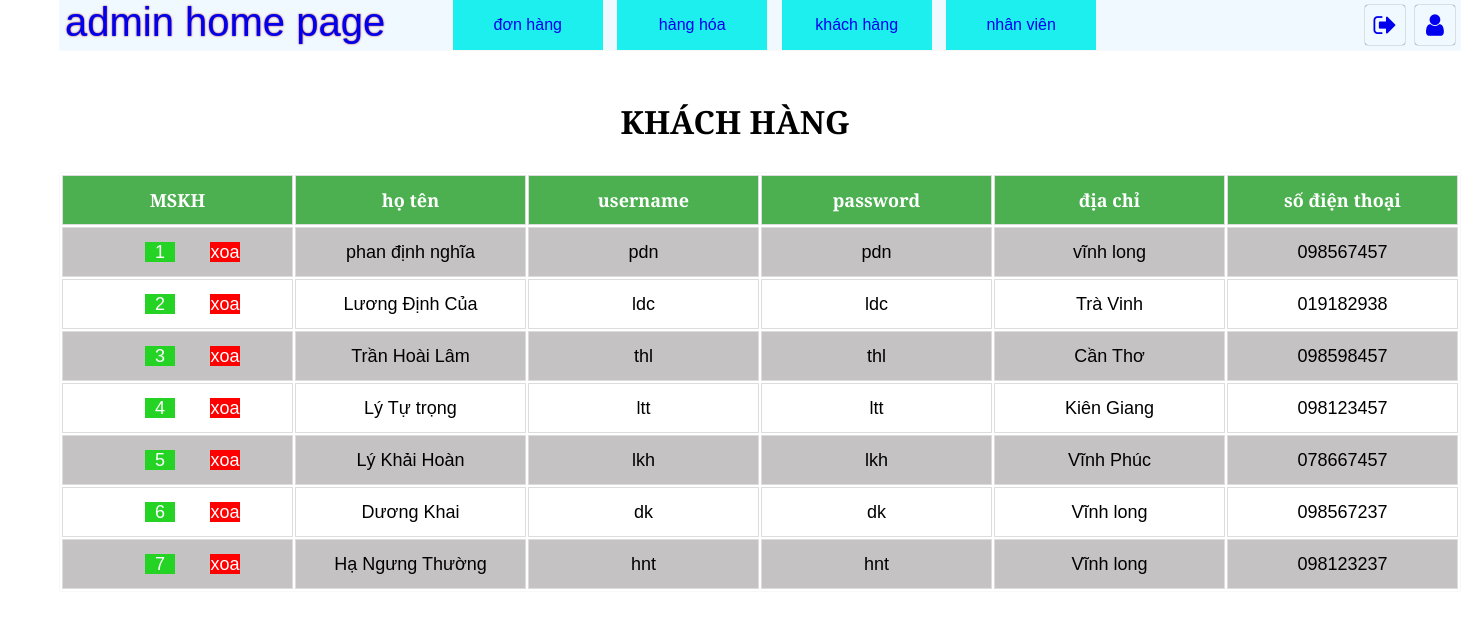
The page /admin/khachhang.php on the database as committed earlier.
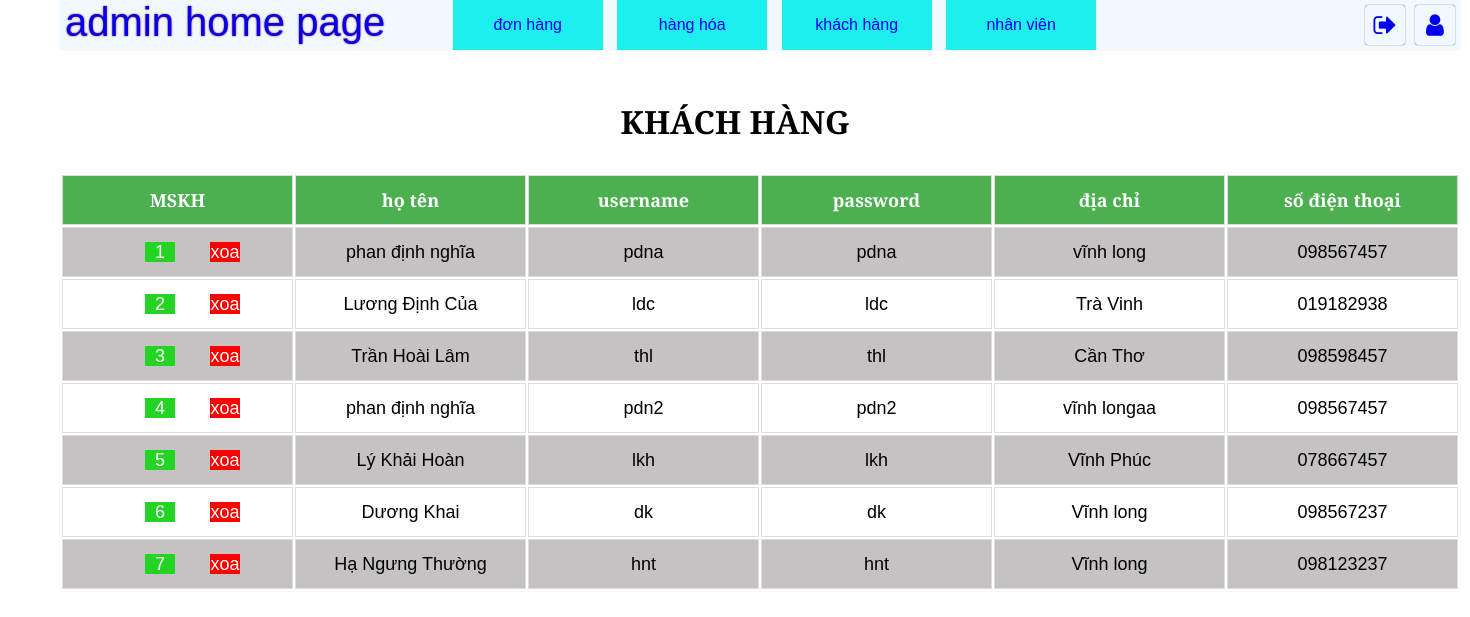
The same page on the database as committed later.
### tables this page shows
CREATE TABLE `khachhang` (
  `MSKH` int(11) NOT NULL,
  `Username` varchar(50) NOT NULL,
  `Passwords` varchar(50) NOT NULL,
  `HoTenKH` varchar(50) NOT NULL,
  `DiaChi` varchar(50) DEFAULT NULL,
  `SoDienThoai` varchar(10) DEFAULT NULL
);

### sql/select.php (called while the page is built)
<?php
    include '../sql/connect.php' ;
    $result =$connect->query($sql) or die("loi select roi");
?>

### admin/khachhang.php (the view, shortened to what this page needs)
<!DOCTYPE html>
<html lang="en">
<head>
    <link rel="stylesheet" href="../css/styleAdmin.css">
    <link rel="stylesheet" href="https://cdnjs.cloudflare.com/ajax/libs/font-awesome/4.7.0/css/font-awesome.min.css">
</head>
<body>
    <?php
        include './searchbar.php';
        $sql = "SELECT * from khachhang";
        include '../sql/select.php';
    ?>
    <h1 class="tbname">KHÁCH HÀNG</h1>
    <table class="table_index">
        <tr>
            <th>MSKH</th>
            <th>họ tên </th>
            <th>username </th>
            <th>password</th>
            <th>địa chỉ</th>
            <th>số điện thoại </th>
        </tr>
        <?php
            while($row=mysqli_fetch_array($result) ){
                ?>
                <tr>
                <td><a class="chitiet" href="./cv.php?&hh=1&pid=<?php echo $row['MSKH']?>" class="choice_index"><?php echo $row['MSKH']?></a>
                    <a class="xoa" href="../functions/deletecart.php?&hh=3&pid=<?php echo $row['MSKH']?>" onclick= "return check()" class="choice_index">xoa</a>
                </td>
                <td><?php echo $row['HoTenKH'] ?></td>
                <td><?php echo $row['Username'] ?></td>
                <td><?php echo $row['Passwords'] ?></td>
                <td><?php echo $row['DiaChi'] ?></td>
                <td><?php echo $row['SoDienThoai'] ?></td>
                </tr>
                <?php
            }
        ?>
    </table>
</body>
</html>

Rows that differ between the two databases and show on the page:
changed khachhang "vĩnh long": Username "pdn" → "pdna"; Passwords "pdn" → "pdna"
changed khachhang id 4: HoTenKH "Lý Tự trọng" → "phan định nghĩa"; Username "ltt" → "pdn2"; Passwords "ltt" → "pdn2"; DiaChi "Kiên Giang" → "vĩnh longaa"; SoDienThoai "098123457" → "098567457"
